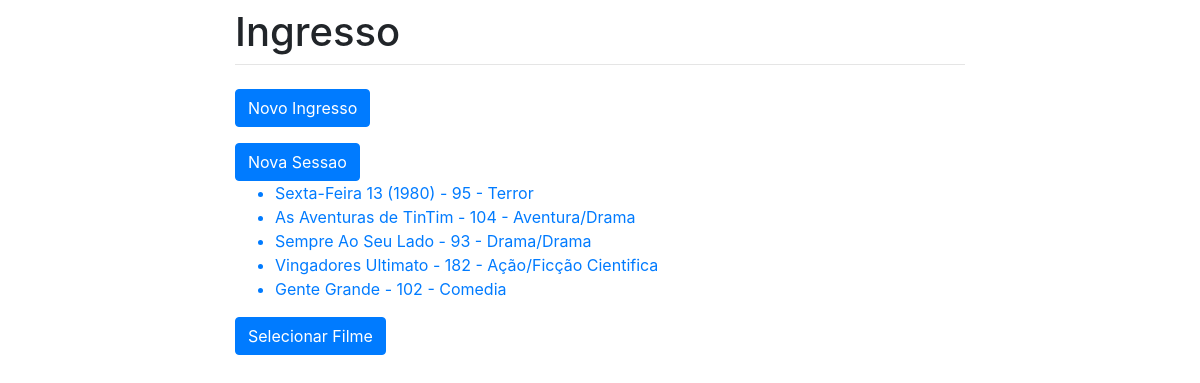
Screenshot of /Filme with the database file from the repository.
### cinema/models.py (models this page shows, shortened)
class Filme(models.Model):
    nomeFilme = models.CharField(max_length=100)
    duracao = models.IntegerField(null=True)
    genero = models.CharField(max_length=100)

### cinema/views.py (the view)
# urls.py: path('Filme', list_Filme, name='list_Filme'),
def list_Filme(request):
    filmes = Filme.objects.all()
    return render(request, 'cinema.html', {'filmes': filmes})

### cinema/templates/cinema.html (shortened to what this page needs)
{% extends 'base.html' %}
{% load crispy_forms_tags %}
{% block content %}
    <a class="btn btn-primary" href="{% url 'create_Ingresso' %}">Novo Ingresso</a>
    <a class="btn btn-primary" href="{% url 'create_Sessao' %}">Nova Sessao</a>
    <ul>
        {% for filme in filmes %}
            <a href="{% url 'update_Filme' filme.id %}">
                <li> {{ filme.nomeFilme }} - {{ filme.duracao }} - {{ filme.genero }}</li>
            </a>
        {% endfor %}
    </ul>
    <a class="btn btn-primary" href="{% url 'create_Filme' %}">Selecionar Filme</a>
{% endblock %}

### cinema/templates/base.html (shortened to what this page needs)
<!doctype html>
<html lang="en">
  <head>
    <link rel="stylesheet" href="https://stackpath.bootstrapcdn.com/bootstrap/4.1.3/css/bootstrap.min.css">
  </head>
  <body>
    <div class="container">
      <div class="row justify-content-center">
        <div class="col-8">
          <h1 class="mt-2">Ingresso</h1>
          <hr class="mt-0 mb-4">
          {% block content %}
          {% endblock %}
        </div>
      </div>
    </div>
  </body>
</html>

### rows the page displays
Filme: nomeFilme "Sexta-Feira 13 (1980)", duracao "95", genero "Terror"
Filme: nomeFilme "As Aventuras de TinTim", duracao "104", genero "Aventura/Drama"
Filme: nomeFilme "Sempre Ao Seu Lado", duracao "93", genero "Drama/Drama"
Filme: nomeFilme "Vingadores Ultimato", duracao "182", genero "Ação/Ficção Cientifica"
Filme: nomeFilme "Gente Grande", duracao "102", genero "Comedia"
